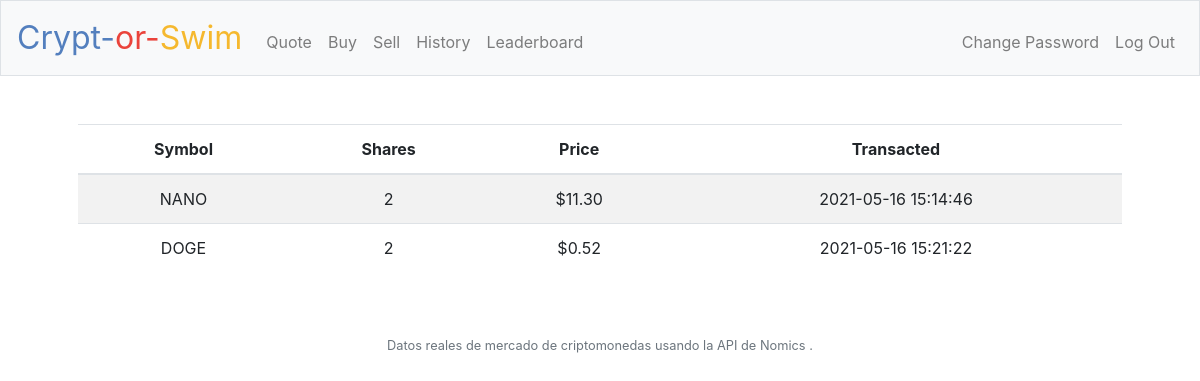
The app's page /history (signed in) with its own data.
### tables this page shows
CREATE TABLE history(
symbol TEXT,
transaction_type TEXT,
quantity INTEGER,
datetime TEXT,
price INTEGER,
user_id TEXT,
FOREIGN KEY (user_id) REFERENCES users(id));

### application.py (the view)
@app.route("/history")
@login_required
def history():
    history = db.execute("select * from history where user_id=?", session["user_id"])
    return render_template("history.html", history=history)

### application.py (called while the page is built)
@app.after_request
def after_request(response):
    response.headers["Cache-Control"] = "no-cache, no-store, must-revalidate"
    response.headers["Expires"] = 0
    response.headers["Pragma"] = "no-cache"
    return response

### helpers.py (called while the page is built)
def login_required(f):
    @wraps(f)
    def decorated_function(*args, **kwargs):
        if session.get("user_id") is None:
            return redirect("/login")
        return f(*args, **kwargs)
    return decorated_function

def usd(value):
    return f"${value:,.2f}"

### templates/history.html (shortened to what this page needs)
{% extends "layout.html" %}
{% block main %}
    <div class="section">
                <table class="table table-striped">
                    <thead>
                        <tr>
                            <th>Symbol</th>
                            <th>Shares</th>
                            <th>Price</th>
                            <th>Transacted</th>
                        </tr>
                    </thead>
                    <tbody>
                        {% for i in history %}
                            <tr>
                                <td>{{ i.symbol }}</td>
                                <td>{{ i.quantity }}</td>
                                <td>{{ i.price | usd}}</td>
                                <td>{{ i.datetime}}</td>
                            </tr>
                        {% endfor %}
                    </tbody>
                </table>
            </div>
{% endblock %}

### records on screen
history: symbol "NANO", quantity "2", price "$11.30", datetime "2021-05-16 15:14:46"
history: symbol "DOGE", quantity "2", price "$0.52", datetime "2021-05-16 15:21:22"
